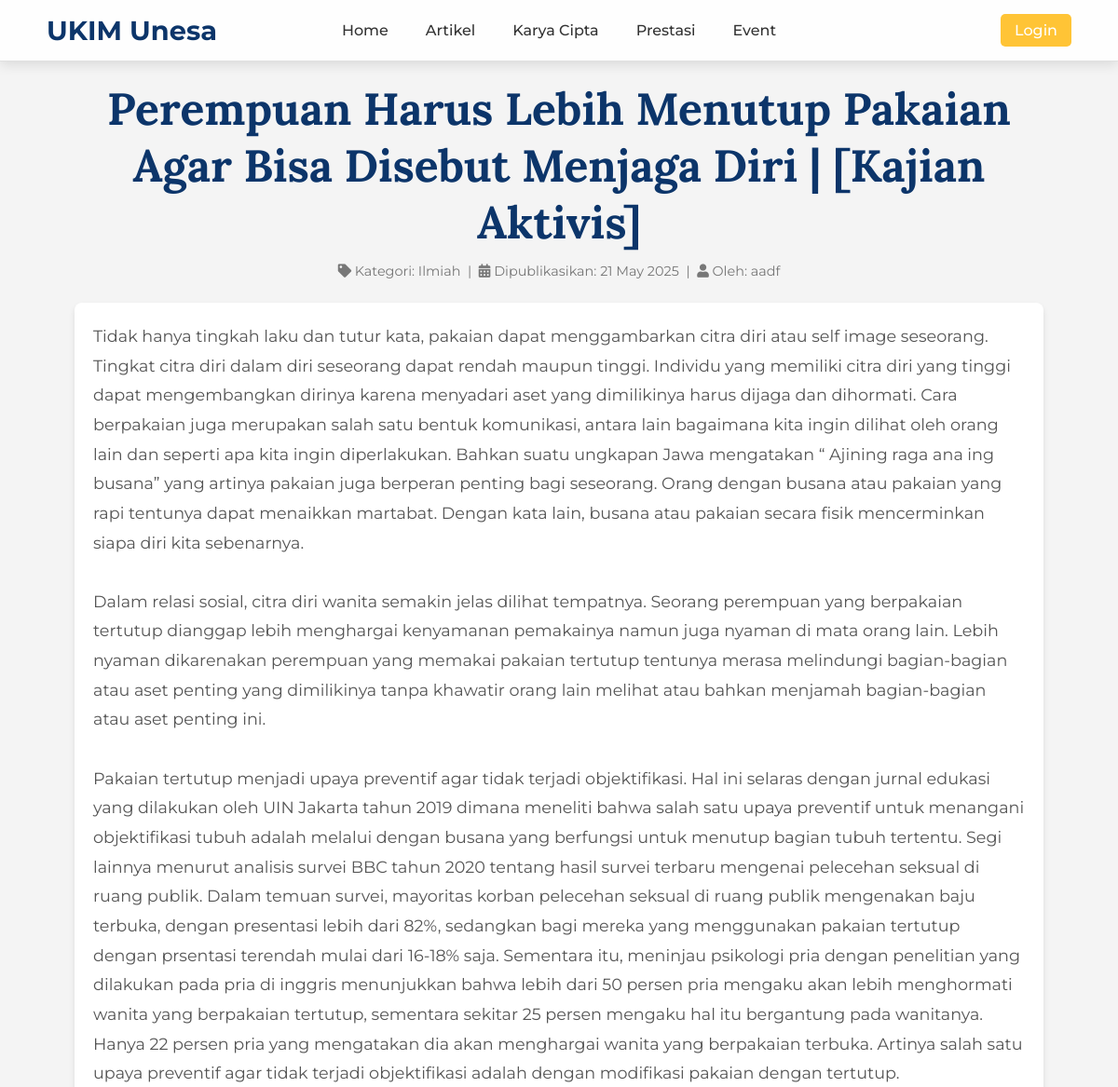
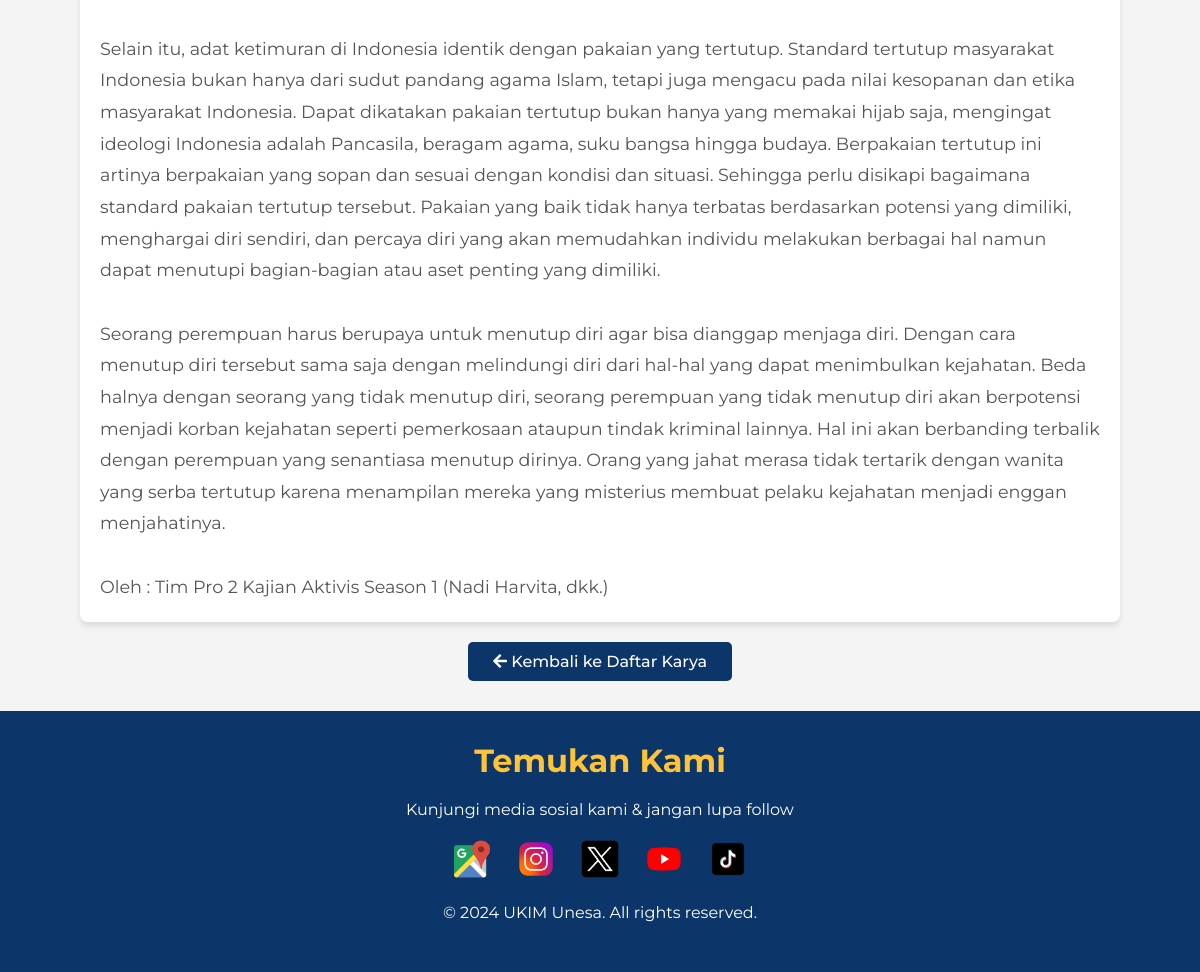
/karya.php?slug=perempuan-harus-lebih-menutup-pakaian-agar-bisa-disebut-menjaga-diri-kajian-aktivis, run on the app's committed database (2 pictures, top to bottom).
### tables this page shows
CREATE TABLE `karya_cipta` (
  `id_karya` int UNSIGNED NOT NULL,
  `id_category` int UNSIGNED NOT NULL,
  `user_id` int UNSIGNED DEFAULT NULL,
  `judul` varchar(255) NOT NULL,
  `slug` varchar(270) NOT NULL,
  `isi` longtext NOT NULL,
  `file_pendukung` varchar(255) DEFAULT NULL,
  `status` enum('published','pending','rejected') NOT NULL DEFAULT 'pending',
  `created_at` timestamp NULL DEFAULT CURRENT_TIMESTAMP,
  `updated_at` timestamp NULL DEFAULT CURRENT_TIMESTAMP ON UPDATE CURRENT_TIMESTAMP
);

CREATE TABLE `karya_categories` (
  `id_category` int UNSIGNED NOT NULL,
  `nama_category` varchar(50) NOT NULL,
  `created_at` timestamp NULL DEFAULT CURRENT_TIMESTAMP,
  `updated_at` timestamp NULL DEFAULT CURRENT_TIMESTAMP ON UPDATE CURRENT_TIMESTAMP
);

CREATE TABLE `users` (
  `id_user` int UNSIGNED NOT NULL,
  `nama_lengkap` varchar(100) NOT NULL,
  `nim` varchar(20) DEFAULT NULL,
  `jurusan` varchar(100) DEFAULT NULL,
  `angkatan` year DEFAULT NULL,
  `email` varchar(100) NOT NULL,
  `no_telepon` varchar(20) DEFAULT NULL,
  `username` varchar(50) NOT NULL,
  `password` varchar(255) NOT NULL,
  `role` enum('admin','pengurus','anggota','demisioner','alumni') NOT NULL DEFAULT 'anggota',
  `status_keanggotaan` enum('aktif','pasif','alumni') NOT NULL DEFAULT 'aktif',
  `foto_profil` varchar(255) DEFAULT NULL,
  `created_at` timestamp NULL DEFAULT CURRENT_TIMESTAMP,
  `updated_at` timestamp NULL DEFAULT CURRENT_TIMESTAMP ON UPDATE CURRENT_TIMESTAMP
);

### conn/controller.php (called while the page is built, shortened)
<?php
include('koneksi.php');
function get_karya_by_slug($slug) {
    global $conn;
    $sql = "SELECT k.*, kc.nama_category, u.nama_lengkap as author_name
            FROM karya_cipta k
            LEFT JOIN karya_categories kc ON k.id_category = kc.id_category
            LEFT JOIN users u ON k.user_id = u.id_user
            WHERE k.slug = ? AND k.status = 'published' LIMIT 1";
    $stmt = mysqli_prepare($conn, $sql);
    mysqli_stmt_bind_param($stmt, "s", $slug);
    mysqli_stmt_execute($stmt);
    $result = mysqli_stmt_get_result($stmt);
    $karya = mysqli_fetch_assoc($result);
    return $karya;
}
?>

### karya.php (the view, shortened to what this page needs)
<?php
require_once('./conn/controller.php');
include_once('./layout/header_index.php');
$karya_item = null;
if (isset($_GET['slug']) && !empty($_GET['slug'])) {
    $slug = $_GET['slug'];
    $karya_item = get_karya_by_slug($slug);
}
?>
<head>
    <link rel="stylesheet" href="./style/page.css">
    <link rel="stylesheet" href="https://cdnjs.cloudflare.com/ajax/libs/font-awesome/5.15.4/css/all.min.css">
</head>
<body>
    <div class="container">
        <header>
            <h1 class="judul"><?php echo htmlspecialchars($karya_item['judul']); ?></h1>
        </header>
        <section class="content">
            <p style="font-size: 0.9rem; color: #777; margin-bottom: 20px;">
                <span class="meta-item category-tag">
                    <i class="fas fa-tag"></i>
                    Kategori: <?php echo htmlspecialchars($karya_item['nama_category'] ?? 'Tidak Dikategorikan'); ?>
                </span>
                 |
                <span class="meta-item published-date">
                    <i class="fas fa-calendar-alt"></i>
                    Dipublikasikan: <?php echo date("d F Y", strtotime($karya_item['created_at'])); ?>
                </span>
                <?php if (!empty($karya_item['author_name'])): ?>
                 |
                <span class="meta-item author-name">
                    <i class="fas fa-user"></i>
                    Oleh: <?php echo htmlspecialchars($karya_item['author_name']); ?>
                </span>
                <?php endif; ?>
            </p>
        </section>
        <section class="article"> <?php  ?>
            <div class="article-content">
                <?php echo nl2br($karya_item['isi']);  ?>
            </div>
        </section>
        <div style="text-align: center; margin-top: 30px; margin-bottom: 20px;">
            <a href="list-karya.php" style="text-decoration: none; background-color: var(--secondary-color); color: white; padding: 10px 25px; border-radius: 5px; font-weight: 500;">
                <i class="fas fa-arrow-left"></i> Kembali ke Daftar Karya
            </a>
        </div>
    </div>
    <?php
    include_once('./layout/footer_index.php');
    ?>
</body>
</html>

### layout/header_index.css (style rules this page uses)
:root { --primary-color: #FFC436; --secondary-color: #0C356A; --text-dark-color: #333; --text-light-color: #FFFFFF; --main-font: 'Montserrat', sans-serif; --heading-font: 'Lora', serif; }
* { margin: 0; padding: 0; box-sizing: border-box; }
body { font-family: var(--main-font); background-color: #f4f4f4; color: var(--text-dark-color); }

### style/page.css (style rules this page uses)
:root { --primary-color: #FFC436; --secondary-color: #0C356A; --text-dark-color: #333; --text-light-color: #FFFFFF; --main-font: 'Montserrat', sans-serif; --heading-font: 'Lora', serif; }
* { margin: 0; padding: 0; box-sizing: border-box; }
body { font-family: var(--main-font); background-color: #f4f4f4; color: var(--text-dark-color); }
.container { width: 90%; max-width: 1200px; margin: 0 auto; padding: 20px; }
header { text-align: center; margin-bottom: 0px; }
.judul { font-family: var(--heading-font); font-size: 3rem; font-weight: bold; color: var(--secondary-color); margin-bottom: 10px; }
.content { margin-bottom: 0px; text-align: center; }
.content p { font-size: 1.1rem; color: #555; line-height: 1.8; margin-bottom: 0px; }
.article { background-color: #fff; padding: 20px; margin-bottom: 30px; border-radius: 8px; box-shadow: 0 4px 6px rgba(0, 0, 0, 0.1); }
.article-content { font-size: 1.1rem; color: #555; line-height: 1.8; }

### layout/footer_index.css (style rules this page uses)
:root { --primary-color: #FFC436; --secondary-color: #0C356A; --text-dark-color: #333; --text-light-color: #FFFFFF; --main-font: 'Montserrat', sans-serif; --heading-font: 'Lora', serif; }
* { margin: 0; padding: 0; box-sizing: border-box; }
body { font-family: var(--main-font); background-color: #f4f4f4; color: var(--text-dark-color); }

### data on the page
karya_cipta: judul "Perempuan Harus Lebih Menutup Pakaian Agar Bisa Disebut Menjaga Diri | [Kajian Aktivis]", id_category.nama_category "Ilmiah", created_at "21 May 2025", user.nama_lengkap "aadf", isi "Tidak hanya tingkah laku dan tutur kata, pakaian dapat menggambarkan citra diri atau self image seseorang. Tingkat citra diri dalam diri seseorang dapat rendah maupun tinggi. Individu yang memiliki citra diri yang tinggi dapat mengembangkan dirinya karena menyadari aset yang dimilikinya harus dijaga dan dihormati. Cara berpakaian juga merupakan salah satu bentuk komunikasi, antara lain bagaimana kita ingin dilihat oleh orang lain dan seperti apa kita ingin diperlakukan. Bahkan suatu ungkapan Jawa mengatakan “ Ajining raga ana ing busana” yang artinya pakaian juga berperan penting bagi seseorang. Orang dengan busana atau pakaian yang rapi tentunya dapat menaikkan martabat. Dengan kata lain,…"
